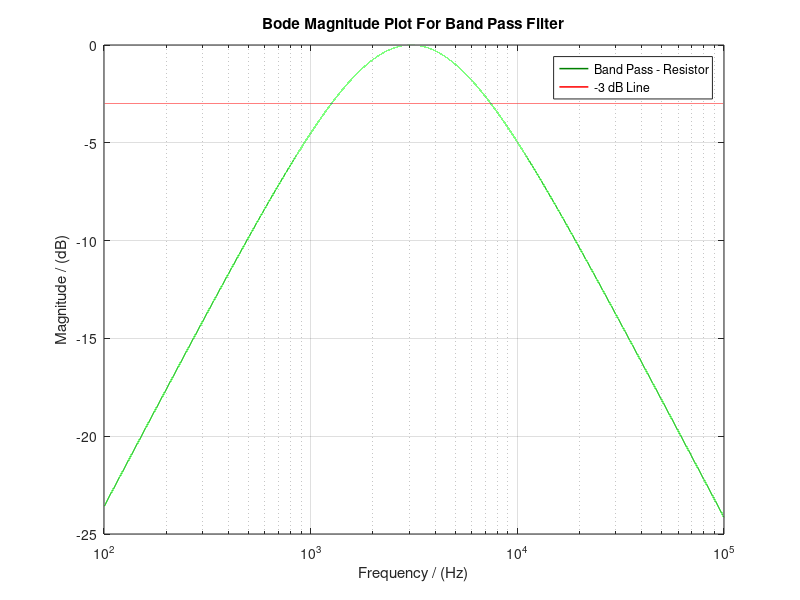

The MATLAB source for this figure:
R=390;
C=270*10^(-9);
L=10^(-2);
f = logspace(2,5,200000);
omega=2*pi.*f;

Z_R=R;  %Impedance across resistor
Z_L=1i*L.*omega; %Impedance across inductor
Z_C=1./(1i*C.*omega); %Impedance across capacitor

Z_T = Z_R+Z_L+Z_C; %Total Impedance

H_R=Z_R./Z_T; % Transfer Function for Resistor
semilogx(f,(20*log10(abs(H_R))),'color', [0 0.5 0], 'linewidth', 1.1); % Bode Plot for Resistor
grid on;
hold on;
Con = -3 * (f./f); %-3dB line
[x,y] = intersect(Con, H_R);

semilogx(f,Con,'r', 'linewidth', 1.1);
grid on;
hold on;
Cut = 0*(f./f) ;
[a,b] = intersect(Cut,f);
semilogx(f,Cut,'b');


title('Bode Magnitude Plot For Band Pass Filter');
xlabel('Frequency / (Hz)');
ylabel('Magnitude / (dB)');
legend('Band Pass - Resistor', '-3 dB Line');
